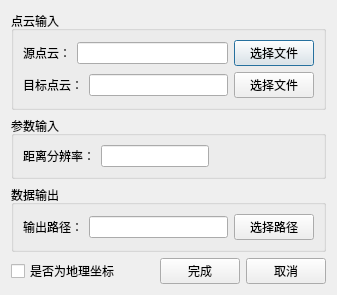
<?xml version="1.0" encoding="UTF-8"?>
<ui version="4.0">
 <class>OutliersRemovalRegistration</class>
 <widget class="QDialog" name="OutliersRemovalRegistration">
  <property name="geometry">
   <rect>
    <x>0</x>
    <y>0</y>
    <width>337</width>
    <height>279</height>
   </rect>
  </property>
  <property name="windowTitle">
   <string>离群值剔除配准</string>
  </property>
  <layout class="QVBoxLayout" name="verticalLayout">
   <item>
    <widget class="QGroupBox" name="groupBox">
     <property name="title">
      <string>点云输入</string>
     </property>
     <layout class="QVBoxLayout" name="verticalLayout_2">
      <item>
       <layout class="QHBoxLayout" name="horizontalLayout_2">
        <item>
         <widget class="QLabel" name="label">
          <property name="text">
           <string>源点云：</string>
          </property>
         </widget>
        </item>
        <item>
         <widget class="QLineEdit" name="_inputFileOfSource"/>
        </item>
        <item>
         <widget class="QPushButton" name="_selectInputFileOfSource">
          <property name="text">
           <string>选择文件</string>
          </property>
         </widget>
        </item>
       </layout>
      </item>
      <item>
       <layout class="QHBoxLayout" name="horizontalLayout_3">
        <item>
         <widget class="QLabel" name="label_2">
          <property name="text">
           <string>目标点云：</string>
          </property>
         </widget>
        </item>
        <item>
         <widget class="QLineEdit" name="_inputFileOfTarget"/>
        </item>
        <item>
         <widget class="QPushButton" name="_selectInputFileOfTarget">
          <property name="text">
           <string>选择文件</string>
          </property>
         </widget>
        </item>
       </layout>
      </item>
     </layout>
    </widget>
   </item>
   <item>
    <widget class="QGroupBox" name="groupBox_2">
     <property name="title">
      <string>参数输入</string>
     </property>
     <layout class="QHBoxLayout" name="horizontalLayout_4">
      <item>
       <widget class="QLabel" name="label_3">
        <property name="text">
         <string>距离分辨率：</string>
        </property>
       </widget>
      </item>
      <item>
       <widget class="QLineEdit" name="_resolution_dis"/>
      </item>
      <item>
       <spacer name="horizontalSpacer_3">
        <property name="orientation">
         <enum>Qt::Horizontal</enum>
        </property>
        <property name="sizeHint" stdset="0">
         <size>
          <width>40</width>
          <height>20</height>
         </size>
        </property>
       </spacer>
      </item>
     </layout>
    </widget>
   </item>
   <item>
    <widget class="QGroupBox" name="groupBox_3">
     <property name="title">
      <string>数据输出</string>
     </property>
     <layout class="QHBoxLayout" name="horizontalLayout_5">
      <item>
       <widget class="QLabel" name="label_5">
        <property name="text">
         <string>输出路径：</string>
        </property>
       </widget>
      </item>
      <item>
       <widget class="QLineEdit" name="_outputFileOfDir"/>
      </item>
      <item>
       <widget class="QPushButton" name="_selectOutputDir">
        <property name="text">
         <string>选择路径</string>
        </property>
       </widget>
      </item>
     </layout>
    </widget>
   </item>
   <item>
    <layout class="QHBoxLayout" name="horizontalLayout">
     <item>
      <widget class="QCheckBox" name="_isCenter">
       <property name="text">
        <string>是否为地理坐标</string>
       </property>
      </widget>
     </item>
     <item>
      <spacer name="horizontalSpacer">
       <property name="orientation">
        <enum>Qt::Horizontal</enum>
       </property>
       <property name="sizeHint" stdset="0">
        <size>
         <width>40</width>
         <height>20</height>
        </size>
       </property>
      </spacer>
     </item>
     <item>
      <widget class="QPushButton" name="_action_OK">
       <property name="text">
        <string>完成</string>
       </property>
      </widget>
     </item>
     <item>
      <widget class="QPushButton" name="_action_cancel">
       <property name="text">
        <string>取消</string>
       </property>
      </widget>
     </item>
    </layout>
   </item>
  </layout>
 </widget>
 <resources/>
 <connections/>
</ui>
